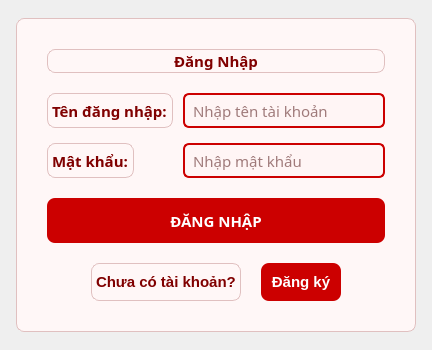
<?xml version="1.0" encoding="UTF-8"?>
<ui version="4.0">
 <class>LoginWindow</class>
 <widget class="QMainWindow" name="LoginWindow">
  <property name="geometry">
   <rect>
    <x>0</x>
    <y>0</y>
    <width>432</width>
    <height>350</height>
   </rect>
  </property>
  <property name="windowTitle">
   <string>Đăng Nhập</string>
  </property>
  <property name="styleSheet">
   <string notr="true">/* Dán stylesheet ở đây */</string>
  </property>
  <widget class="QWidget" name="centralwidget">
   <layout class="QHBoxLayout" name="horizontalLayout_3">
    <item>
     <spacer name="horizontalSpacer_3">
     <property name="orientation">
      <enum>Qt::Horizontal</enum>
     </property>
     <property name="sizeHint" stdset="0">
      <size>
       <width>172</width>
       <height>20</height>
      </size>
     </property>
    </spacer>
   </item>
   <item>
    <layout class="QVBoxLayout" name="verticalLayout_2">
     <item>
      <spacer name="verticalSpacer_2">
       <property name="orientation">
        <enum>Qt::Vertical</enum>
       </property>
       <property name="sizeHint" stdset="0">
        <size>
         <width>20</width>
         <height>40</height>
        </size>
       </property>
      </spacer>
     </item>
     <item>
      <widget class="QFrame" name="mainFrame">
       <property name="minimumSize">
        <size>
         <width>400</width>
         <height>0</height>
        </size>
       </property>
       <property name="maximumSize">
        <size>
         <width>400</width>
         <height>16777215</height>
        </size>
       </property>
       <property name="styleSheet">
        <string notr="true">QWidget {
    background-color: #fff0f0;
    font-family: &quot;Segoe UI&quot;, sans-serif;
    font-size: 11pt;
    color: #600000;
}

QLabel {
    color: #800000;
    font-weight: bold;
}

QLineEdit {
    background-color: #fff5f5;
    border: 2px solid #cc0000;
    border-radius: 6px;
    padding: 6px;
    color: #400000;
}

QLineEdit:focus {
    border: 2px solid #ff3333;
    background-color: #ffeeee;
}

QPushButton {
    background-color: #cc0000;
    color: white;
    border-radius: 8px;
    padding: 10px;
    font-weight: bold;
}

QPushButton:hover {
    background-color: #e60000;
}

QPushButton:pressed {
    background-color: #990000;
}

QFrame {
    background-color: #fff7f7;
    border: 1px solid #e0c0c0;
    border-radius: 8px;
}

QMessageBox {
    background-color: #fff0f0;
    color: #600000;
}
</string>
       </property>
       <property name="frameShape">
        <enum>QFrame::StyledPanel</enum>
       </property>
       <property name="frameShadow">
        <enum>QFrame::Raised</enum>
       </property>
       <layout class="QVBoxLayout" name="verticalLayout">
        <property name="spacing">
         <number>20</number>
        </property>
        <property name="leftMargin">
         <number>30</number>
        </property>
        <property name="topMargin">
         <number>30</number>
        </property>
        <property name="rightMargin">
         <number>30</number>
        </property>
        <property name="bottomMargin">
         <number>30</number>
        </property>
        <item>
         <widget class="QLabel" name="titleLabel">
          <property name="font">
           <font>
            <family>Segoe UI,sans-serif</family>
            <pointsize>11</pointsize>
            <weight>75</weight>
            <bold>true</bold>
           </font>
          </property>
          <property name="text">
           <string>Đăng Nhập</string>
          </property>
          <property name="alignment">
           <set>Qt::AlignCenter</set>
          </property>
         </widget>
        </item>
        <item>
         <layout class="QFormLayout" name="formLayout">
          <property name="horizontalSpacing">
           <number>10</number>
          </property>
          <property name="verticalSpacing">
           <number>15</number>
          </property>
          <item row="0" column="0">
           <widget class="QLabel" name="usernameLabel">
            <property name="font">
             <font>
              <family>Segoe UI,sans-serif</family>
              <pointsize>11</pointsize>
              <weight>75</weight>
              <bold>true</bold>
             </font>
            </property>
            <property name="text">
             <string>Tên đăng nhập:</string>
            </property>
           </widget>
          </item>
          <item row="0" column="1">
           <widget class="QLineEdit" name="usernameLineEdit">
            <property name="minimumSize">
             <size>
              <width>0</width>
              <height>35</height>
             </size>
            </property>
            <property name="font">
             <font>
              <family>Segoe UI,sans-serif</family>
              <pointsize>11</pointsize>
             </font>
            </property>
            <property name="placeholderText">
             <string>Nhập tên tài khoản</string>
            </property>
           </widget>
          </item>
          <item row="1" column="0">
           <widget class="QLabel" name="passwordLabel">
            <property name="font">
             <font>
              <family>Segoe UI,sans-serif</family>
              <pointsize>11</pointsize>
              <weight>75</weight>
              <bold>true</bold>
             </font>
            </property>
            <property name="text">
             <string>Mật khẩu:</string>
            </property>
           </widget>
          </item>
          <item row="1" column="1">
           <widget class="QLineEdit" name="passwordLineEdit">
            <property name="minimumSize">
             <size>
              <width>0</width>
              <height>35</height>
             </size>
            </property>
            <property name="font">
             <font>
              <family>Segoe UI,sans-serif</family>
              <pointsize>11</pointsize>
             </font>
            </property>
            <property name="echoMode">
             <enum>QLineEdit::Password</enum>
            </property>
            <property name="placeholderText">
             <string>Nhập mật khẩu</string>
            </property>
           </widget>
          </item>
         </layout>
        </item>
        <item>
         <widget class="QPushButton" name="loginButton">
          <property name="minimumSize">
           <size>
            <width>0</width>
            <height>45</height>
           </size>
          </property>
          <property name="font">
           <font>
            <family>Segoe UI,sans-serif</family>
            <pointsize>11</pointsize>
            <weight>75</weight>
            <bold>true</bold>
           </font>
          </property>
          <property name="cursor">
           <cursorShape>PointingHandCursor</cursorShape>
          </property>
          <property name="text">
           <string>ĐĂNG NHẬP</string>
          </property>
         </widget>
        </item>
        <item>
         <layout class="QHBoxLayout" name="horizontalLayout_2">
          <item>
           <spacer name="horizontalSpacer">
            <property name="orientation">
             <enum>Qt::Horizontal</enum>
            </property>
            <property name="sizeHint" stdset="0">
             <size>
              <width>40</width>
              <height>20</height>
             </size>
            </property>
           </spacer>
          </item>
          <item>
           <widget class="QLabel" name="registerLabel">
            <property name="text">
             <string>Chưa có tài khoản?</string>
            </property>
           </widget>
          </item>
          <item>
           <widget class="QPushButton" name="registerButton">
            <property name="cursor">
             <cursorShape>PointingHandCursor</cursorShape>
            </property>
            <property name="text">
             <string>Đăng ký</string>
            </property>
           </widget>
          </item>
          <item>
           <spacer name="horizontalSpacer_2">
            <property name="orientation">
             <enum>Qt::Horizontal</enum>
            </property>
            <property name="sizeHint" stdset="0">
             <size>
              <width>40</width>
              <height>20</height>
             </size>
            </property>
           </spacer>
          </item>
         </layout>
        </item>
       </layout>
      </widget>
     </item>
     <item>
      <spacer name="verticalSpacer">
       <property name="orientation">
        <enum>Qt::Vertical</enum>
       </property>
       <property name="sizeHint" stdset="0">
        <size>
         <width>20</width>
         <height>40</height>
        </size>
       </property>
      </spacer>
     </item>
    </layout>
   </item>
   <item>
    <spacer name="horizontalSpacer_4">
     <property name="orientation">
      <enum>Qt::Horizontal</enum>
     </property>
     <property name="sizeHint" stdset="0">
      <size>
       <width>172</width>
       <height>20</height>
      </size>
     </property>
    </spacer>
    </item>
   </layout>
  </widget>
 </widget>
 <resources/>
 <connections/>
</ui>
